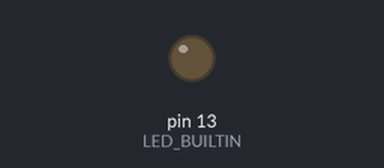
A sketch run on a simulated Arduino Uno, built with avr-gcc and run on an emulated ATmega328P. Shown: output pins drawn as LEDs (lit = HIGH).

Above: at 1.4 s.
At 3.7 s:
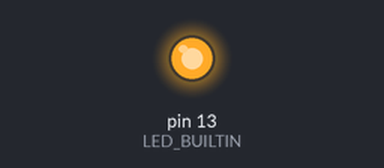
Timing chart, 0 to 7.8 s (numbered marks = the images above):
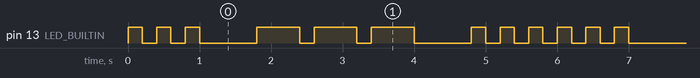

Measured:
- by itself, pin 13 (LED_BUILTIN): repeats every 6.0 s: 2 × (LOW 0.20 s, HIGH 0.20 s), LOW 0.80 s, 2 × (HIGH 0.60 s, LOW 0.20 s), HIGH 0.60 s, LOW 0.80 s, 3 × (HIGH 0.20 s, LOW 0.20 s), HIGH 0.20 s
- by itself, everything shown: repeats every 6.0 s, in 18 steps

The sketch:

SOS_Blink.ino
```cpp
#define SBLINK 200
#define LBLINK 600
#define OWAIT 200
#define TWAIT 600

// the setup function runs once when you press reset or power the board
void setup()
{
  // initialize digital pin LED_BUILTIN as an output.
  pinMode(LED_BUILTIN, OUTPUT);
};

// the loop function runs over and over again forever
void loop()
{
  // Making the letter S in Morse
  for (int i = 0; i < 3; i++)
  {
    dot();
  }

  delay(TWAIT);

  // Making the letter O
  for (int i = 0; i < 3; i++)
  {
    dash();
  }

  delay(TWAIT);

  // Making the letter S in Morse
  for (int i = 0; i < 3; i++)
  {
    dot();
  }

};

void dot()
{
  digitalWrite(LED_BUILTIN, HIGH);
  delay(SBLINK);
  digitalWrite(LED_BUILTIN, LOW);
  delay(OWAIT);
}

void dash()
{
  digitalWrite(LED_BUILTIN, HIGH);
  delay(LBLINK);
  digitalWrite(LED_BUILTIN, LOW);
  delay(OWAIT);
}
```
